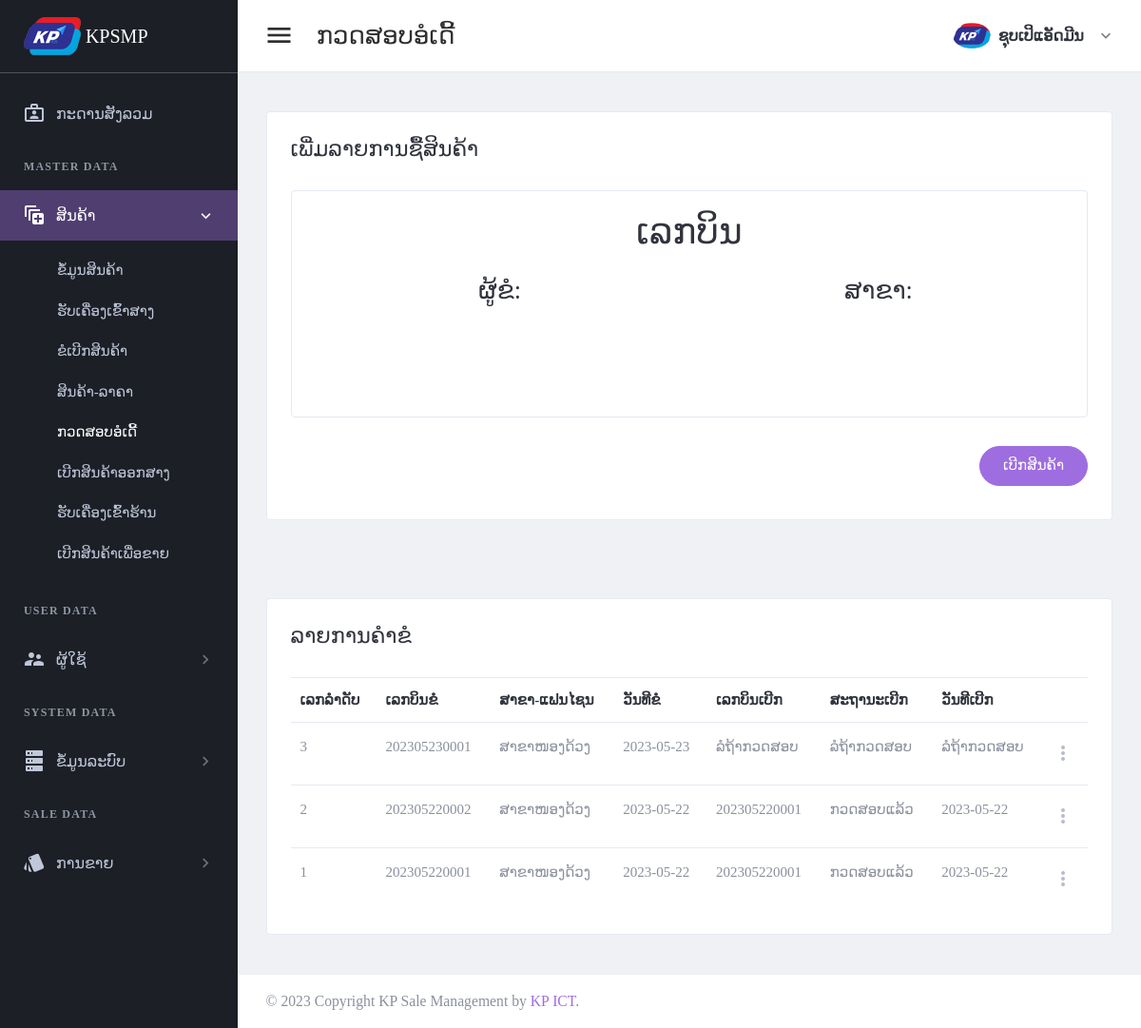
Page /page/check-order-request.php (signed in) on the earlier database version.
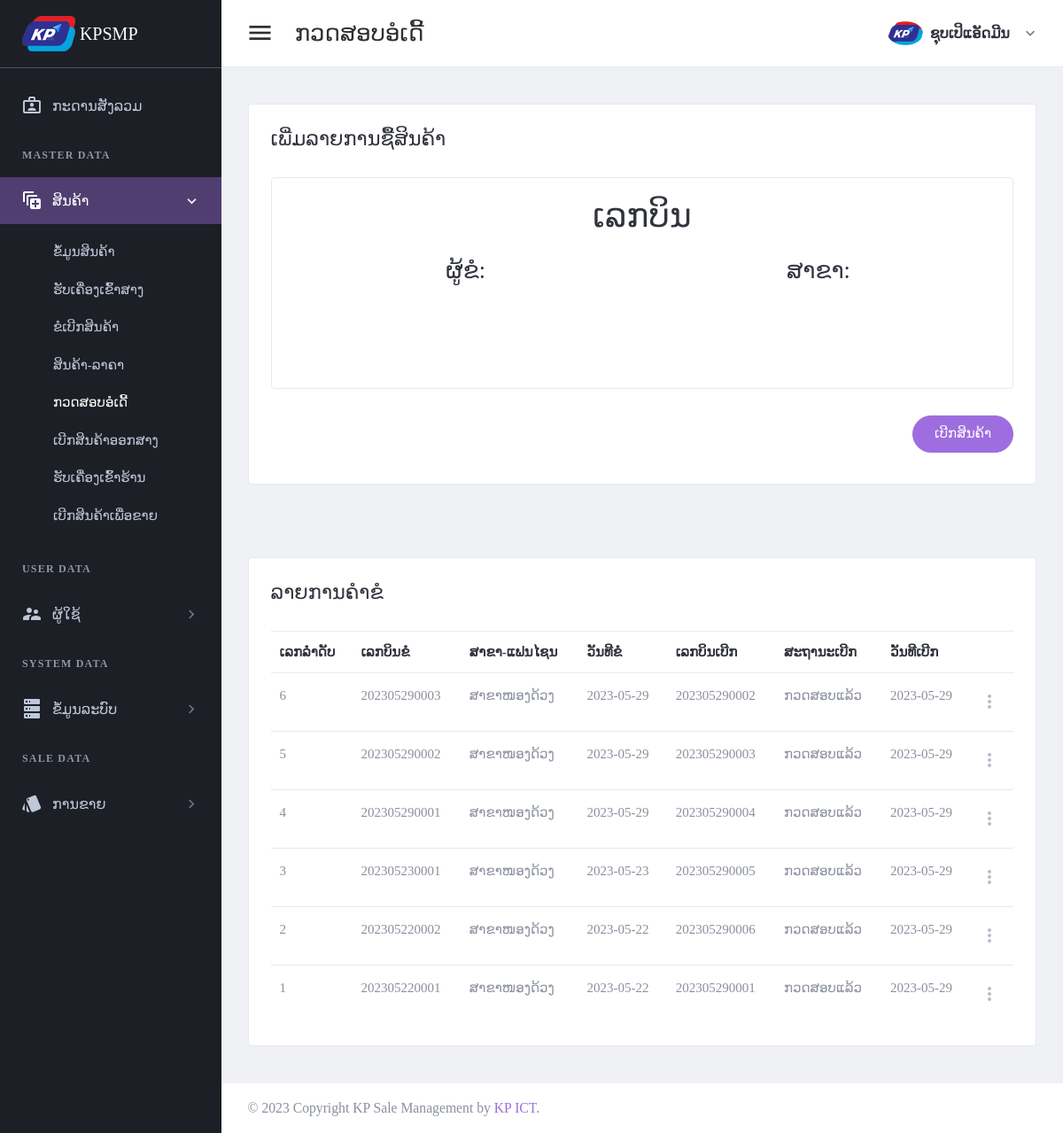
Same page on the later database version.
### tables this page shows
CREATE TABLE `tbl_header_title` (
  `ht_id` int(11) NOT NULL,
  `ht_name` varchar(300) DEFAULT NULL
);

CREATE TABLE `tbl_sub_title` (
  `st_id` int(11) NOT NULL,
  `st_name` varchar(300) DEFAULT NULL,
  `icon_code` varchar(100) DEFAULT NULL,
  `ht_id` int(11) DEFAULT NULL
);

CREATE TABLE `tbl_page_title` (
  `pt_id` int(11) NOT NULL,
  `pt_name` varchar(300) DEFAULT NULL,
  `ptf_name` varchar(100) DEFAULT NULL,
  `st_id` int(11) DEFAULT NULL
);

CREATE TABLE `tbl_order_request` (
  `or_id` int(11) NOT NULL,
  `or_bill_number` varchar(30) DEFAULT NULL,
  `br_id` int(11) DEFAULT NULL,
  `wh_id` int(11) DEFAULT NULL,
  `or_status` int(11) DEFAULT NULL,
  `add_by` int(11) DEFAULT NULL,
  `date_register` date DEFAULT NULL
);

CREATE TABLE `tbl_branch` (
  `br_id` int(11) NOT NULL,
  `br_name` varchar(150) DEFAULT NULL,
  `br_status` int(11) DEFAULT NULL,
  `br_type` int(11) DEFAULT NULL,
  `add_by` int(11) DEFAULT NULL,
  `date_register` date DEFAULT NULL
);

CREATE TABLE `tbl_approve_order` (
  `apo_id` int(11) NOT NULL,
  `apo_bill_number` varchar(30) DEFAULT NULL,
  `or_id` int(11) DEFAULT NULL,
  `br_id` int(11) DEFAULT NULL,
  `wh_id` int(11) DEFAULT NULL,
  `add_by` int(11) DEFAULT NULL,
  `date_register` date DEFAULT NULL
);

### setting/checksession.php (called while the page is built, shortened)
<?php
	if($_SESSION['id_users'] == "" )
	{
	header("location:logout.php");
	}
	  else{
		$role_id = $_SESSION["role_id"];
	}
?>

### page/check-order-request.php (the view, shortened to what the changed rows need)
<?php
include("../setting/checksession.php");
include("../setting/conn.php");
$header_name = "ກວດສອບອໍເດີ້";
$header_click = "2";
$or_id = $_GET['or_id'];
?>
<!DOCTYPE html>
<html lang="en" dir="ltr">
<head>
    <?php
    include("../setting/callcss.php");
    ?>
</head>
<body class="navbar-fixed sidebar-fixed" id="body">
    <div class="wrapper">
        <?php include "menu.php"; ?>
        <div class="page-wrapper">
            <div class="content-wrapper">
                <div class="content">
                    <div class="email-wrapper rounded border bg-white">
                        <div class="  no-gutters justify-content-center">
                            <div class="    ">
                                <div class="  p-4 p-xl-5">
                                    <form method="post" id="additemorderfrm">
                                        <?php
                                        $rowod = $conn->query("
                                        select a.or_id,a.br_id,a.wh_id,(case when apo_id is null then 0 else apo_id end) as apo_id,
                                        or_bill_number,br_name,full_name
                                        from tbl_order_request a
                                        left join tbl_approve_order b on a.or_id = b.or_id
                                        left join tbl_branch c on a.br_id = c.br_id
                                        left join tbl_user d on a.add_by = d.add_by
                                        where a.or_id ='$or_id' ")->fetch(PDO::FETCH_ASSOC);
                                        ?>
                                        <div class="card p-4">
                                            <div class="row   no-gutters justify-content-center">
                                                <div class="col-lg-12 text-center">
                                                    <div class="form-group">
                                                        <label for="firstName">
                                                            <h1> ເລກບິນ <?php echo $rowod['or_bill_number']; ?> </h1>
                                                        </label>
                                                    </div>
                                                </div>
                                            </div>
                                        </div>
                                    </form>
                                </div>
                            </div>
                        </div>
                    </div>
                </div>
            </div>
            <div class="content-wrapper">
                <div class="content">
                    <div class="email-wrapper rounded border bg-white">
                        <div class="  no-gutters justify-content-center">
                            <div class="">
                                <div class="  p-4 p-xl-5">
                                    <table id="productsTable" class="table table-hover table-product" style="width:100%">
                                        <thead>
                                            <tr>
                                                <th>ເລກລຳດັບ</th>
                                                <th>ເລກບິນຂໍ</th>
                                                <th>ສາຂາ-ແຟນໄຊນ</th>
                                                <th>ວັນທີຂໍ</th>
                                                <th>ເລກບິນເບີກ</th>
                                                <th>ສະຖານະເບີກ</th>
                                                <th>ວັນທີເບີກ</th>
                                                <th></th>
                                            </tr>
                                        </thead>
                                        <tbody>
                                            <?php
                                            $stmt4 = $conn->prepare(" SELECT  a.or_id,or_bill_number,br_name,a.date_register as date_request,apo_id
                                            ,apo_bill_number,b.date_register as date_check
                                            FROM tbl_order_request a
                                            left join tbl_approve_order b on a.or_id = b.or_id
                                            left join tbl_branch c on a.br_id = c.br_id
                                            order by a.or_id desc ");
                                            $stmt4->execute();
                                            if ($stmt4->rowCount() > 0) {
                                                while ($row4 = $stmt4->fetch(PDO::FETCH_ASSOC)) {
                                                    if (empty($row4['apo_bill_number'])) {
                                                        $apo_bill_number = "ລໍຖ້າກວດສອບ";
                                                        $aos_name = "ລໍຖ້າກວດສອບ";
                                                        $date_check = "ລໍຖ້າກວດສອບ";
                                                    } else {
                                                        $apo_bill_number = $row4['apo_bill_number'];
                                                        $aos_name = "ກວດສອບແລ້ວ";
                                                        $date_check = $row4['date_check'];
                                                    }
                                            ?>
                                                    <tr>
                                                        <td><?php echo $row4['or_id']; ?></td>
                                                        <td><?php echo $row4['or_bill_number']; ?></td>
                                                        <td><?php echo $row4['br_name']; ?></td>
                                                        <td><?php echo $row4['date_request']; ?></td>
                                                        <td><?php echo "$apo_bill_number"; ?></td>
                                                        <td><?php echo "$aos_name"; ?></td>
                                                        <td><?php echo "$date_check"; ?></td>
                                                        <td>
                                                            <div class="dropdown">
                                                                <a class="dropdown-toggle icon-burger-mini" href="#" role="button" id="dropdownMenuLink" data-toggle="dropdown" aria-haspopup="true" aria-expanded="false" data-display="static">
                                                                </a>
                                                            </div>
                                                        </td>
                                                    </tr>
                                            <?php
                                                }
                                            }
                                            ?>
                                        </tbody>
                                    </table>
                                </div>
                            </div>
                        </div>
                    </div>
                </div>
            </div>
        </div>
    </div>
</body>
</html>

### page/menu.php (shortened to what the changed rows need)
<aside class="left-sidebar sidebar-dark" id="left-sidebar">
  <div id="sidebar" class="sidebar sidebar-with-footer">
    <div class="sidebar-left" data-simplebar style="height: 100%;">
      <ul class="nav sidebar-inner" id="sidebar-menu">
        <li class="<?php if ($header_click == 0) {
                      echo "active";
                    } ?>">
          <a class="sidenav-item-link" href="index.php">
          </a>
        </li>
        <?php
        $stmt = $conn->prepare(" SELECT distinct a.ht_id,ht_name
        FROM tbl_header_title a
        left join tbl_role_page b on a.ht_id = b.ht_id
        where role_id ='$role_id'
        order by  a.ht_id asc ");
        $stmt->execute();
        if ($stmt->rowCount() > 0) {
          while ($row = $stmt->fetch(PDO::FETCH_ASSOC)) {
            $ht_id = $row['ht_id'];
            $ht_name = $row['ht_name'];
        ?>
            <li class="section-title"> <?php echo "$ht_name"; ?></li>
            <?php
            $stmt1 = $conn->prepare("SELECT distinct a.st_id,st_name,role_id,icon_code
            FROM tbl_sub_title a
            left join tbl_role_page b on a.st_id = b.st_id
            where a.ht_id = '$ht_id' and role_id ='$role_id'
            order by a.st_id asc ");
            $stmt1->execute();
            if ($stmt1->rowCount() > 0) {
              while ($row1 = $stmt1->fetch(PDO::FETCH_ASSOC)) {
                $st_name = $row1['st_name'];
                $st_id = $row1['st_id'];
                $icon_code = $row1['icon_code'];
            ?>
                <li class='has-sub <?php if ($header_click == "$st_id") {
                                      echo "active expand";
                                    } ?>'>
                  <a class="sidenav-item-link" href="javascript:void(0)" data-toggle="collapse" data-target='#<?php echo "$st_name"; ?>' aria-expanded="false" aria-controls="<?php echo "$st_name"; ?>">
                    <i class="mdi <?php echo "$icon_code"; ?>"></i>
                    <span class="nav-text"> <?php echo "$st_name"; ?> </span> <b class="caret"></b>
                  </a>
                  <ul class='collapse <?php if ($header_click == "$st_id") {
                                        echo "show";
                                      } ?>' id="<?php echo "$st_name"; ?>" data-parent="#sidebar-menu">
                    <div class="sub-menu">
                      <?php
                      $stmt2 = $conn->prepare(" SELECT pt_name,ptf_name
                      FROM tbl_page_title a
                      left join tbl_role_page b on a.pt_id = b.pt_id
                      where a.st_id = '$st_id' and role_id ='$role_id'
                      order by a.pt_id asc ");
                      $stmt2->execute();
                      if ($stmt2->rowCount() > 0) {
                        while ($row2 = $stmt2->fetch(PDO::FETCH_ASSOC)) {
                          $pt_name = $row2['pt_name'];
                      ?>
                          <li class="<?php if ($header_name ==  $row2['pt_name']) {
                                        echo "active";
                                      } ?>">
                            <a class="sidenav-item-link" href='<?php echo $row2['ptf_name'] ?>'>
                              <span class="nav-text"><?php echo "$pt_name"; ?></span>
                            </a>
                          </li>
                      <?php
                        }
                      }
                      ?>
                    </div>
                  </ul>
              <?php
              }
            }
              ?>
                </li>
            <?php
          }
        }
            ?>
      </ul>
    </div>
  </div>
</aside>

Differences in the rows shown:
no longer on this page (row unchanged): tbl_order_request: or_id "3", or_bill_number "202305230001", br.br_name "ສາຂາໜອງດ້ວງ", date_register "2023-05-23", apo_bill_number "ລໍຖ້າກວດສອບ", aos_name "ລໍຖ້າກວດສອບ", date_check "ລໍຖ້າກວດສອບ"
removed tbl_approve_order: or.or_id "2", or.or_bill_number "202305220002", br.br_name "ສາຂາໜອງດ້ວງ", or.date_register "2023-05-22", apo_bill_number "202305220001", apo_bill_number "ກວດສອບແລ້ວ", date_register "2023-05-22"
removed tbl_approve_order: or.or_id "1", or.or_bill_number "202305220001", br.br_name "ສາຂາໜອງດ້ວງ", or.date_register "2023-05-22", apo_bill_number "202305220001", apo_bill_number "ກວດສອບແລ້ວ", date_register "2023-05-22"
added tbl_approve_order: or.or_id "6", or.or_bill_number "202305290003", br.br_name "ສາຂາໜອງດ້ວງ", or.date_register "2023-05-29", apo_bill_number "202305290002", apo_bill_number "ກວດສອບແລ້ວ", date_register "2023-05-29"
added tbl_approve_order: or.or_id "5", or.or_bill_number "202305290002", br.br_name "ສາຂາໜອງດ້ວງ", or.date_register "2023-05-29", apo_bill_number "202305290003", apo_bill_number "ກວດສອບແລ້ວ", date_register "2023-05-29"
added tbl_approve_order: or.or_id "4", or.or_bill_number "202305290001", br.br_name "ສາຂາໜອງດ້ວງ", or.date_register "2023-05-29", apo_bill_number "202305290004", apo_bill_number "ກວດສອບແລ້ວ", date_register "2023-05-29"
added tbl_approve_order: or.or_id "3", or.or_bill_number "202305230001", br.br_name "ສາຂາໜອງດ້ວງ", or.date_register "2023-05-23", apo_bill_number "202305290005", apo_bill_number "ກວດສອບແລ້ວ", date_register "2023-05-29"
added tbl_approve_order: or.or_id "2", or.or_bill_number "202305220002", br.br_name "ສາຂາໜອງດ້ວງ", or.date_register "2023-05-22", apo_bill_number "202305290006", apo_bill_number "ກວດສອບແລ້ວ", date_register "2023-05-29"
added tbl_approve_order: or.or_id "1", or.or_bill_number "202305220001", br.br_name "ສາຂາໜອງດ້ວງ", or.date_register "2023-05-22", apo_bill_number "202305290001", apo_bill_number "ກວດສອບແລ້ວ", date_register "2023-05-29"
